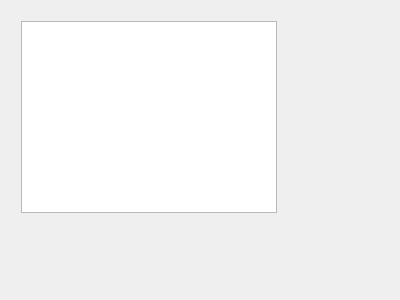
<?xml version="1.0" encoding="UTF-8"?>
<ui version="4.0">
 <class>FlodsView</class>
 <widget class="QDialog" name="FlodsView">
  <property name="geometry">
   <rect>
    <x>0</x>
    <y>0</y>
    <width>400</width>
    <height>300</height>
   </rect>
  </property>
  <property name="windowTitle">
   <string>Dialog</string>
  </property>
  <layout class="QHBoxLayout" name="horizontalLayout">
   <item>
    <widget class="QWidget" name="widget" native="true">
     <widget class="QColumnView" name="columnView">
      <property name="geometry">
       <rect>
        <x>10</x>
        <y>10</y>
        <width>256</width>
        <height>192</height>
       </rect>
      </property>
     </widget>
    </widget>
   </item>
  </layout>
 </widget>
 <resources/>
 <connections/>
</ui>
